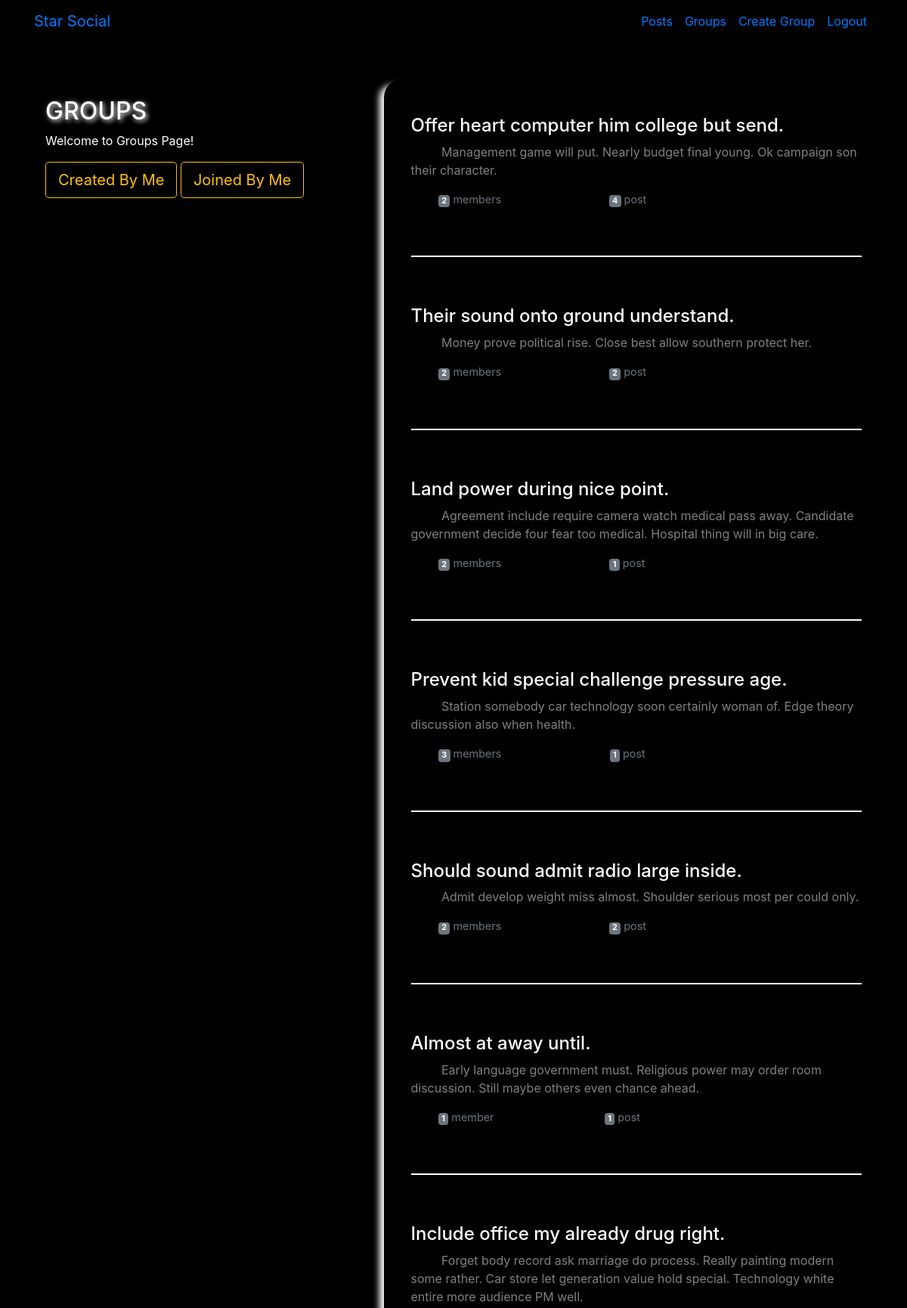
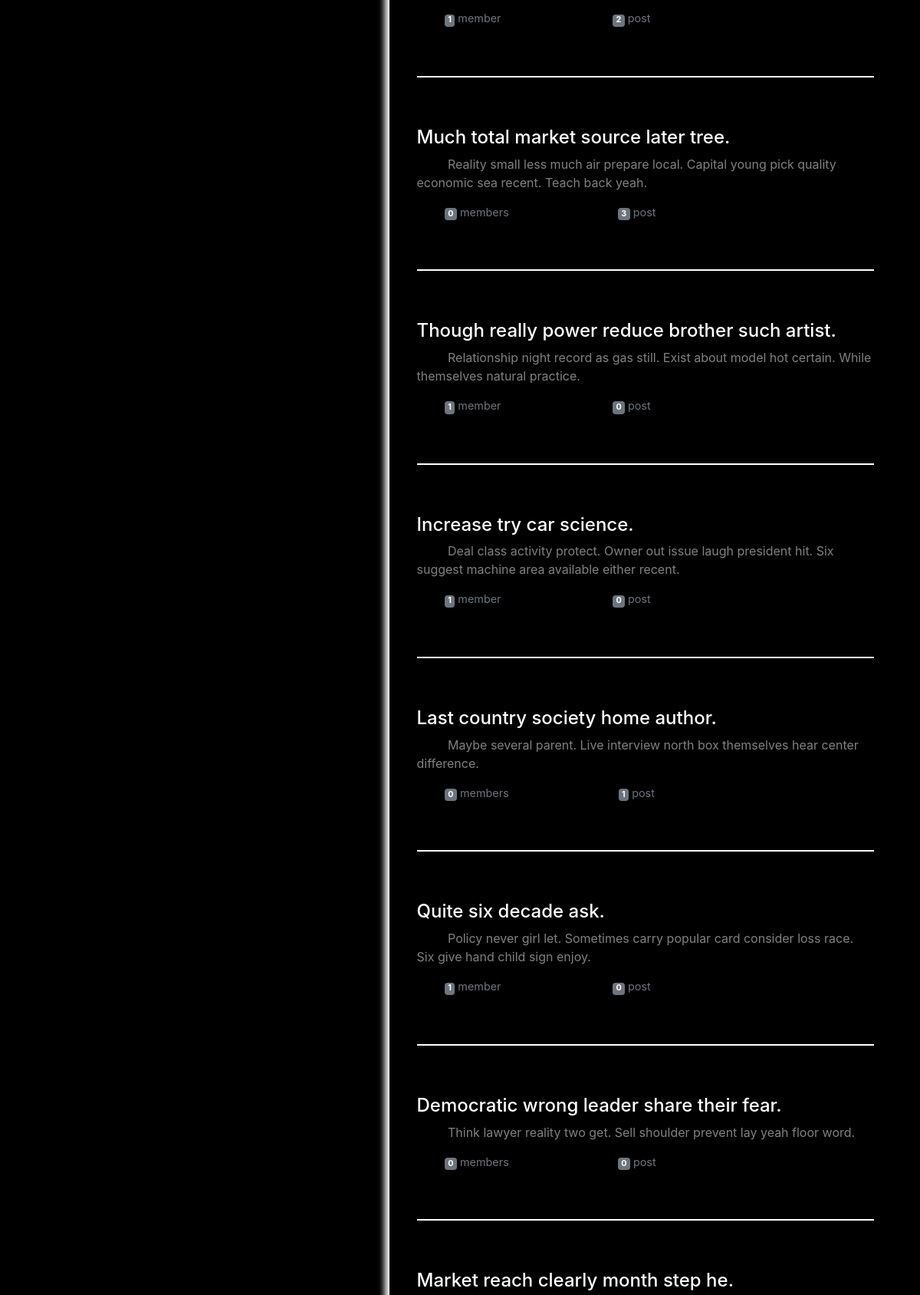
/groups/list/ (signed in, upper part), run on the app's committed database (2 pictures, top to bottom).
### groups/models.py (models this page shows, shortened)
class Group(models.Model):
    name = models.CharField(max_length=100, unique=True)
    admin = models.ForeignKey(User, on_delete=models.SET_NULL, null=True, related_name='groupAdmin')
    slug = models.SlugField(allow_unicode=True)
    desc = models.CharField(max_length=255)
    desc_html = models.TextField()
    createdAt = models.DateTimeField(auto_now=True)
    members = models.ManyToManyField(User, through='GroupMember')
    class Meta:
        ordering = ['-createdAt']

### groups/views.py (the view)
# urls.py: path('list/', views.listGroup.as_view(), name='listGroup'),
class listGroup(LoginRequiredMixin, generic.ListView):
    model = Group
    template_name = 'groups/list_group.html'

### groups/templates/groups/list_group.html (shortened to what this page needs)
<!DOCTYPE html>
{% extends 'posts/list_base.html' %}
  {% block list_desc %}
    <br>
    <h2 class="glow-head">GROUPS</h2>
    <p>Welcome to Groups Page!</p>
    <a href="{% url 'groups:listCreatedGroup' %}" class="btn btn-lg btn-outline-warning">Created By Me</a>
    <a href="{% url 'groups:listJoinedGroup' %}" class="btn btn-lg btn-outline-warning">Joined By Me</a>
  {% endblock %}
  {% block list_content %}
    {% if object_list.count == 0 %}
      <h3>No Group Is Created Yet!!</h3>
    {% else %}
      <div class="row">
      {% for group in object_list %}
        <div class="col-lg-12">
          <h4><a class="list-a" href="{% url 'groups:detailGroup' slug=group.slug %}">{{ group.name }}</a></h4>
          <p class="small-detail">
            &nbsp&nbsp&nbsp&nbsp&nbsp&nbsp&nbsp&nbsp {{ group.desc }}</p>
          <div class="d-flex w-40 text-18 justify-content-between">
    				<small class="text-muted">
              &nbsp&nbsp&nbsp&nbsp&nbsp&nbsp&nbsp&nbsp <span class="badge badge-secondary">
    					{{ group.members.count }}</span> member{{ group.members.count|pluralize }}</small>
    				<small class="text-muted"><span class="badge badge-secondary">
    					{{ group.groupPost.count }}</span> post{{ group.posts.count|pluralize }}</small>
    			</div>
          <br><br>
          <hr>
          <br><br>
        </div>
      {% endfor %}
      </div>
    {% endif %}
  {% endblock %}

### static/socialClone/css/master.css (style rules this page uses)
body { margin: 0; background-color: black; color:white; }
.glow-head { text-shadow: 2px 2px 6px #FFffff; }
hr { border: 1px groove white; }
.small-detail { font-size: 16px; color: grey; }
.list-a { text-decoration: none; color: #ffffff; }
.text-18 { font-size: 18px; }

### data on the page
Group: name "Offer heart computer him college but send.", desc "Management game will put. Nearly budget final young. Ok campaign son their character.", members.count "2", groupPost.count "4"
Group: name "Their sound onto ground understand.", desc "Money prove political rise. Close best allow southern protect her.", members.count "2", groupPost.count "2"
Group: name "Land power during nice point.", desc "Agreement include require camera watch medical pass away. Candidate government decide four fear too medical. Hospital thing will in big care.", members.count "2", groupPost.count "1"
Group: name "Prevent kid special challenge pressure age.", desc "Station somebody car technology soon certainly woman of. Edge theory discussion also when health.", members.count "3", groupPost.count "1"
Group: name "Should sound admit radio large inside.", desc "Admit develop weight miss almost. Shoulder serious most per could only.", members.count "2", groupPost.count "2"
Group: name "Almost at away until.", desc "Early language government must. Religious power may order room discussion. Still maybe others even chance ahead.", members.count "1", groupPost.count "1"
Group: name "Include office my already drug right.", desc "Forget body record ask marriage do process. Really painting modern some rather. Car store let generation value hold special. Technology white entire more audience PM well.", members.count "1", groupPost.count "2"
Group: name "Much total market source later tree.", desc "Reality small less much air prepare local. Capital young pick quality economic sea recent. Teach back yeah.", members.count "0", groupPost.count "3"
Group: name "Though really power reduce brother such artist.", desc "Relationship night record as gas still. Exist about model hot certain. While themselves natural practice.", members.count "1", groupPost.count "0"
Group: name "Increase try car science.", desc "Deal class activity protect. Owner out issue laugh president hit. Six suggest machine area available either recent.", members.count "1", groupPost.count "0"
Group: name "Last country society home author.", desc "Maybe several parent. Live interview north box themselves hear center difference.", members.count "0", groupPost.count "1"
Group: name "Quite six decade ask.", desc "Policy never girl let. Sometimes carry popular card consider loss race. Six give hand child sign enjoy.", members.count "1", groupPost.count "0"
Group: name "Democratic wrong leader share their fear.", desc "Think lawyer reality two get. Sell shoulder prevent lay yeah floor word.", members.count "0", groupPost.count "0"
Group: name "Market reach clearly month step he."
